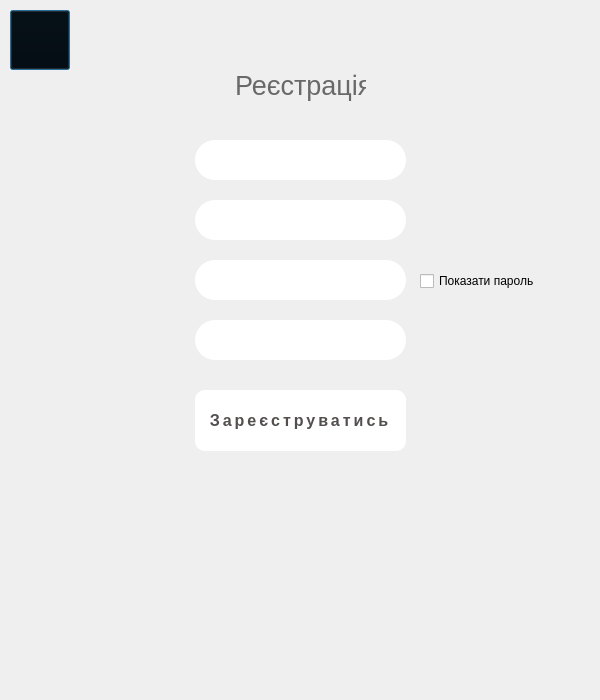
<?xml version="1.0" encoding="UTF-8"?>
<ui version="4.0">
 <class>RegistrationWindow</class>
 <widget class="QDialog" name="RegistrationWindow">
  <property name="geometry">
   <rect>
    <x>0</x>
    <y>0</y>
    <width>600</width>
    <height>700</height>
   </rect>
  </property>
  <property name="minimumSize">
   <size>
    <width>600</width>
    <height>700</height>
   </size>
  </property>
  <property name="maximumSize">
   <size>
    <width>600</width>
    <height>700</height>
   </size>
  </property>
  <property name="windowTitle">
   <string>Dialog</string>
  </property>
  <widget class="QLabel" name="label">
   <property name="geometry">
    <rect>
     <x>235</x>
     <y>60</y>
     <width>131</width>
     <height>51</height>
    </rect>
   </property>
   <property name="font">
    <font>
     <pointsize>20</pointsize>
    </font>
   </property>
   <property name="styleSheet">
    <string notr="true">color: #696969;</string>
   </property>
   <property name="text">
    <string>Реєстрація</string>
   </property>
  </widget>
  <widget class="QPushButton" name="Back_To_Authorization">
   <property name="geometry">
    <rect>
     <x>10</x>
     <y>10</y>
     <width>60</width>
     <height>60</height>
    </rect>
   </property>
   <property name="font">
    <font>
     <pointsize>36</pointsize>
    </font>
   </property>
   <property name="styleSheet">
    <string notr="true">QPushButton{
	background: transparent;
	background-image: url(:/resources/png/Icon60x60.png);
}

QPushButton:hover {
	background: transparent;
	background-image: url(:/resources/png/IconGr60x60.png);
}</string>
   </property>
   <property name="text">
    <string/>
   </property>
  </widget>
  <widget class="QPushButton" name="FinishRagistration">
   <property name="geometry">
    <rect>
     <x>175</x>
     <y>380</y>
     <width>251</width>
     <height>81</height>
    </rect>
   </property>
   <property name="font">
    <font>
     <pointsize>12</pointsize>
     <bold>true</bold>
     <underline>false</underline>
     <strikeout>false</strikeout>
    </font>
   </property>
   <property name="styleSheet">
    <string notr="true">QPushButton {
border-radius: 10px;
  text-decoration: none;
  width: 140px;
  height: 45px;
  line-height: 45px;
  border-radius: 45px;
  margin: 10px 20px;
  text-transform: uppercase;
  text-align: center;
  letter-spacing: 3px;
  font-weight: 600;
  color: #524f4e;
  background: white;
border-radius: 10px;
}
QPushButton:hover {
border-radius: 10px;
  background: #2EE59D;
  color: white;
}</string>
   </property>
   <property name="text">
    <string>Зареєструватись</string>
   </property>
  </widget>
  <widget class="QLineEdit" name="Email">
   <property name="geometry">
    <rect>
     <x>195</x>
     <y>200</y>
     <width>211</width>
     <height>40</height>
    </rect>
   </property>
   <property name="styleSheet">
    <string notr="true">QLineEdit {
    border: 2px sold #2EE59D;
	border-radius: 20px;
	color: #524f4e;
	padding-left: 20px;
	padding-right: 20px;
	background-color: white;
}
QLineEdit:hover {
	border: 2px solid #2EE59D
}
QLinneEdit:focus {
	border: 2px solid rgb(42, 44, 54)
}</string>
   </property>
  </widget>
  <widget class="QLineEdit" name="RegPass">
   <property name="geometry">
    <rect>
     <x>195</x>
     <y>260</y>
     <width>211</width>
     <height>40</height>
    </rect>
   </property>
   <property name="styleSheet">
    <string notr="true">QLineEdit {
    border: 2px sold #2EE59D;
	border-radius: 20px;
	color: #524f4e;
	padding-left: 20px;
	padding-right: 20px;
	background-color: white;
}
QLineEdit:hover {
	border: 2px solid #2EE59D;
}
QLinneEdit:focus {
	border: 2px solid #2EE59D
}</string>
   </property>
  </widget>
  <widget class="QLineEdit" name="RegPass1">
   <property name="geometry">
    <rect>
     <x>195</x>
     <y>320</y>
     <width>211</width>
     <height>40</height>
    </rect>
   </property>
   <property name="styleSheet">
    <string notr="true">QLineEdit {
    border: 2px sold #2EE59D;
	border-radius: 20px;
	color: #524f4e;
	padding-left: 20px;
	padding-right: 20px;
	background-color: white;
}
QLineEdit:hover {
	border: 2px solid #2EE59D
}
QLinneEdit:focus {
	border: 2px solid rgb(42, 44, 54)
} </string>
   </property>
  </widget>
  <widget class="QLineEdit" name="RegLogin">
   <property name="geometry">
    <rect>
     <x>195</x>
     <y>140</y>
     <width>211</width>
     <height>40</height>
    </rect>
   </property>
   <property name="styleSheet">
    <string notr="true">QLineEdit {
    border: 2px sold #2EE59D;
	border-radius: 20px;
	color: #524f4e;
	padding-left: 20px;
	padding-right: 20px;
	background-color: white;
}
QLineEdit:hover {
	border: 2px solid #2EE59D
}
QLinneEdit:focus {
	border: 2px solid rgb(42, 44, 54)
}</string>
   </property>
  </widget>
  <widget class="QLabel" name="label_6">
   <property name="geometry">
    <rect>
     <x>193</x>
     <y>470</y>
     <width>231</width>
     <height>41</height>
    </rect>
   </property>
   <property name="styleSheet">
    <string notr="true">color: #696969;</string>
   </property>
   <property name="text">
    <string/>
   </property>
  </widget>
  <widget class="QCheckBox" name="RegPassCheck">
   <property name="geometry">
    <rect>
     <x>420</x>
     <y>270</y>
     <width>121</width>
     <height>22</height>
    </rect>
   </property>
   <property name="text">
    <string>Показати пароль</string>
   </property>
  </widget>
 </widget>
 <resources/>
 <connections/>
</ui>
